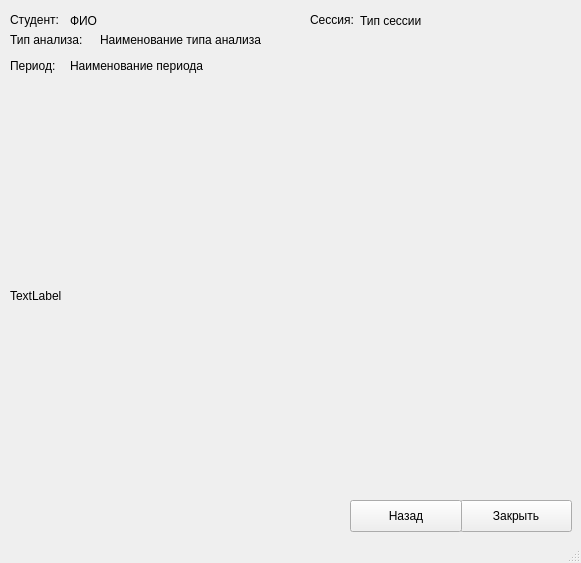
<?xml version="1.0" encoding="UTF-8"?>
<ui version="4.0">
 <class>MainWindow</class>
 <widget class="QMainWindow" name="MainWindow">
  <property name="geometry">
   <rect>
    <x>0</x>
    <y>0</y>
    <width>581</width>
    <height>563</height>
   </rect>
  </property>
  <property name="windowTitle">
   <string>Аналитика: вывод диаграммы</string>
  </property>
  <widget class="QWidget" name="centralwidget">
   <widget class="QPushButton" name="pushButton">
    <property name="geometry">
     <rect>
      <x>460</x>
      <y>500</y>
      <width>112</width>
      <height>32</height>
     </rect>
    </property>
    <property name="text">
     <string>Закрыть</string>
    </property>
   </widget>
   <widget class="QPushButton" name="pushButton_2">
    <property name="geometry">
     <rect>
      <x>350</x>
      <y>500</y>
      <width>112</width>
      <height>32</height>
     </rect>
    </property>
    <property name="text">
     <string>Назад</string>
    </property>
   </widget>
   <widget class="QLabel" name="label_11">
    <property name="geometry">
     <rect>
      <x>10</x>
      <y>110</y>
      <width>551</width>
      <height>371</height>
     </rect>
    </property>
    <property name="minimumSize">
     <size>
      <width>400</width>
      <height>0</height>
     </size>
    </property>
    <property name="text">
     <string>TextLabel</string>
    </property>
   </widget>
   <widget class="QLabel" name="label_3">
    <property name="geometry">
     <rect>
      <x>10</x>
      <y>10</y>
      <width>61</width>
      <height>20</height>
     </rect>
    </property>
    <property name="text">
     <string>Студент:</string>
    </property>
   </widget>
   <widget class="QLabel" name="label_4">
    <property name="geometry">
     <rect>
      <x>70</x>
      <y>10</y>
      <width>361</width>
      <height>21</height>
     </rect>
    </property>
    <property name="text">
     <string>ФИО</string>
    </property>
   </widget>
   <widget class="QLabel" name="label_5">
    <property name="geometry">
     <rect>
      <x>310</x>
      <y>10</y>
      <width>51</width>
      <height>20</height>
     </rect>
    </property>
    <property name="text">
     <string>Сессия:</string>
    </property>
   </widget>
   <widget class="QLabel" name="label_7">
    <property name="geometry">
     <rect>
      <x>360</x>
      <y>10</y>
      <width>141</width>
      <height>21</height>
     </rect>
    </property>
    <property name="text">
     <string>Тип сессии</string>
    </property>
   </widget>
   <widget class="QLabel" name="label_9">
    <property name="geometry">
     <rect>
      <x>10</x>
      <y>30</y>
      <width>81</width>
      <height>20</height>
     </rect>
    </property>
    <property name="text">
     <string>Тип анализа:</string>
    </property>
   </widget>
   <widget class="QLabel" name="label_10">
    <property name="geometry">
     <rect>
      <x>100</x>
      <y>30</y>
      <width>373</width>
      <height>20</height>
     </rect>
    </property>
    <property name="text">
     <string>Наименование типа анализа</string>
    </property>
   </widget>
   <widget class="QLabel" name="label_8">
    <property name="geometry">
     <rect>
      <x>70</x>
      <y>50</y>
      <width>373</width>
      <height>31</height>
     </rect>
    </property>
    <property name="text">
     <string>Наименование периода</string>
    </property>
   </widget>
   <widget class="QLabel" name="label">
    <property name="geometry">
     <rect>
      <x>10</x>
      <y>55</y>
      <width>58</width>
      <height>21</height>
     </rect>
    </property>
    <property name="text">
     <string>Период:</string>
    </property>
   </widget>
  </widget>
  <widget class="QStatusBar" name="statusbar"/>
 </widget>
 <resources/>
 <connections/>
</ui>
